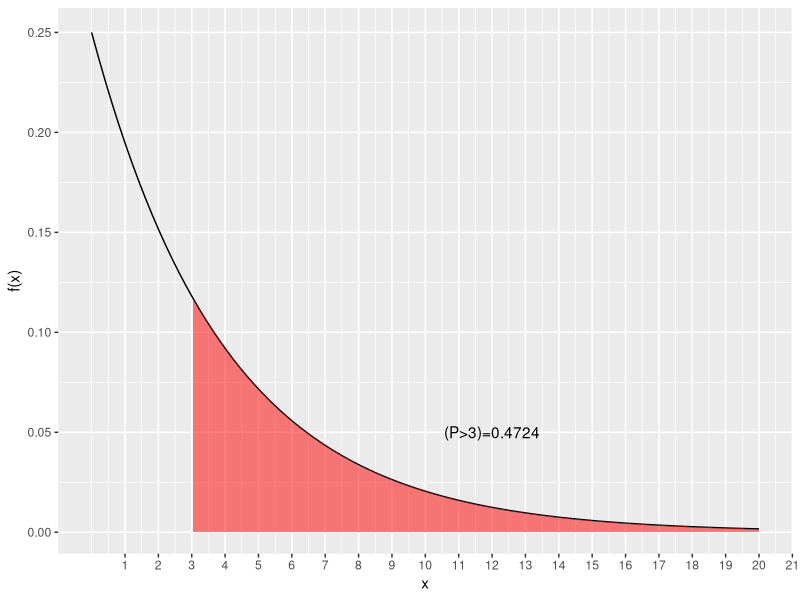

R code for this plot:
#page no:255
library(ggplot2)
require(gridExtra)
x<-seq(0,20,length.out=100)
e=2.718
mu=4
m=1/mu
px=dexp(x,rate=m)
df<-data.frame(x=x,y=px)
x1=3
p_3=1-(e^(-m*x1))
print(paste("P(x<3)=",round(p_3,4)))
p_gt_3=1-p_3
print(paste("Answer P(x>3)=",round(p_gt_3,4)))
p1<-qplot(x,y,data=df,geom="line")+
  geom_ribbon(data=subset(df,x>3),aes(ymax=y),ymin=0,
              fill="red",colour=NA,alpha=0.5)+
  scale_x_continuous("x",labels=as.character(seq(0:20)),breaks=seq(0:20))+
  annotate(geom="text",x=12,y=0.05,label=paste("(P>3)=0.4724"))+
  labs( y="f(x)")
grid.arrange(p1,ncol=1)
